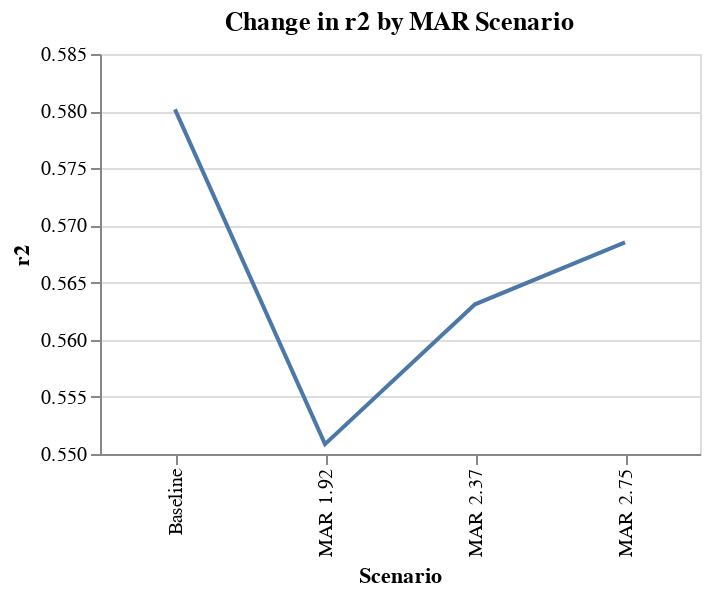

The notebook cell saved with this chart:
### Markdown cell above
# Missing at Random (MAR) Scenario Analysis

### Code cell
source = df_overall[df_overall['Scenario'].str.contains("MAR") | df_overall['Scenario'].str.contains("Baseline")]
alt.Chart(source).mark_line().encode(
    alt.Y('r2:Q', scale=alt.Scale(zero=False)),
    x='Scenario'
).properties(title='Change in r2 by MAR Scenario', width=300, height=200)

### Figure 1 — Vega-Lite specification as saved in the notebook (floating-point values rounded to 4 significant figures)
{"config": {"view": {"continuousWidth": 400, "continuousHeight": 300}}, "data": {"name": "data-c73ddb4060b1a5745cb900232e0850cb"}, "mark": "line", "encoding": {"x": {"type": "nominal", "field": "Scenario"}, "y": {"type": "quantitative", "field": "r2", "scale": {"zero": false}}}, "height": 200, "title": "Change in r2 by MAR Scenario", "width": 300, "$schema": "https://vega.github.io/schema/vega-lite/v4.8.1.json", "datasets": {"data-c73ddb4060b1a5745cb900232e0850cb": [{"index": 0, "Scenario": "Baseline", "mae": 0.5368, "mse": 0.5563, "rmse_val": 0.7459, "r2": 0.5802, "mae_diff": 0.0, "mse_diff": 0.0, "r2_diff": 0.0, "MedInc": 0.4591, "HouseAge": 0.009726, "AveRooms": -0.1374, "AveBedrms": 0.8201, "Population": -5.208e-06, "AveOccup": -0.00339, "Latitude": -0.4129, "Longitude": -0.4282}, {"index": 0, "Scenario": "MAR 1.92", "mae": 0.5436, "mse": 0.5952, "rmse_val": 0.7715, "r2": 0.5509, "mae_diff": 0.006799, "mse_diff": 0.02559, "r2_diff": -0.0293, "MedInc": 0.4207, "HouseAge": 0.009876, "AveRooms": -0.06987, "AveBedrms": 0.5291, "Population": -6.244e-06, "AveOccup": -0.003248, "Latitude": -0.4288, "Longitude": -0.4402}, {"index": 0, "Scenario": "MAR 2.37", "mae": 0.5445, "mse": 0.5789, "rmse_val": 0.7609, "r2": 0.5631, "mae_diff": 0.007766, "mse_diff": 0.015, "r2_diff": -0.01706, "MedInc": 0.4078, "HouseAge": 0.009858, "AveRooms": -0.04662, "AveBedrms": 0.4133, "Population": -6.482e-06, "AveOccup": -0.003198, "Latitude": -0.4347, "Longitude": -0.4454}, {"index": 0, "Scenario": "MAR 2.75", "mae": 0.545, "mse": 0.5718, "rmse_val": 0.7562, "r2": 0.5685, "mae_diff": 0.00823, "mse_diff": 0.01028, "r2_diff": -0.01165, "MedInc": 0.3971, "HouseAge": 0.009931, "AveRooms": -0.02667, "AveBedrms": 0.3677, "Population": -6.023e-06, "AveOccup": -0.003164, "Latitude": -0.4408, "Longitude": -0.4509}]}}
